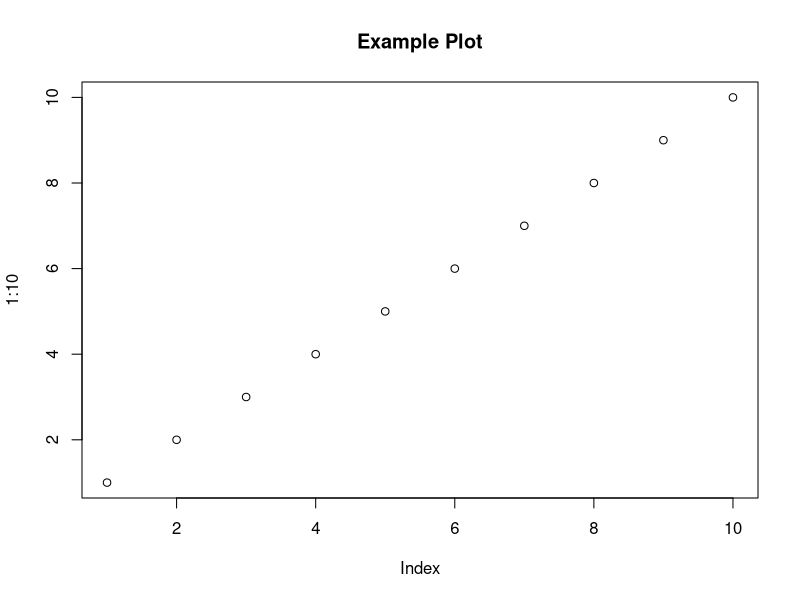

Recreate this plot in R.
## ---- chunk 1
#| label: data-plot
#| annotation: "This code block creates a simple plot in R."

plot(1:10, main = "Example Plot")
## ---- chunk 2
print("Hello from Python in a Quarto Reveal.js presentation!")
